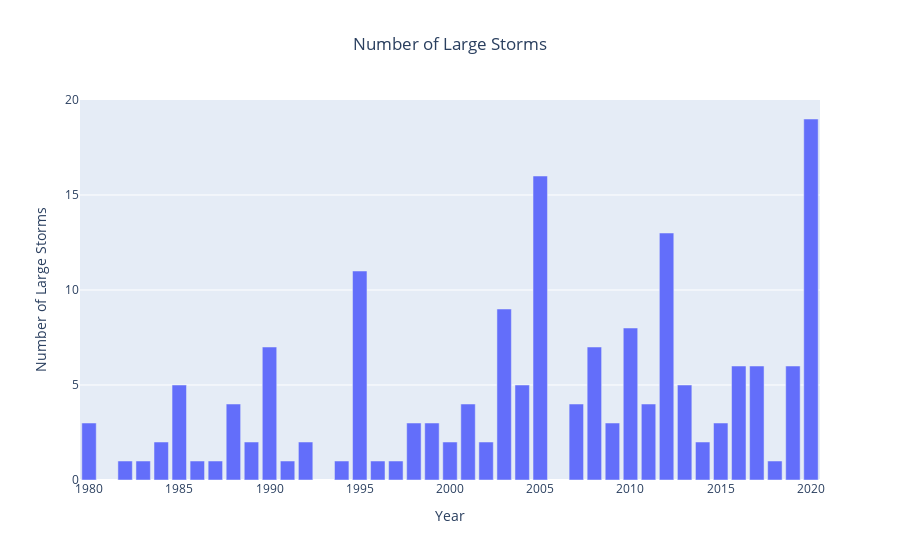

The cell this chart's notebook holds for it:
### Code cell
import plotly.express as px

fig_num = px.bar(count_df, 
                 x='Year', 
                 y='Count', 
                 title = 'Number of Large Storms',
                 labels={'Count':'Number of Large Storms'}
                )

fig_num.update_layout(title_x=0.5)
fig_num.show()

### Figure 1 — Plotly figure (JSON) as saved in the notebook; plotly's stock layout.template omitted (floating-point values rounded to 4 significant figures)
{"data": [{"alignmentgroup": "True", "hovertemplate": "Year=%{x}<br>Number of Large Storms=%{y}<extra></extra>", "legendgroup": "", "marker": {"color": "#636efa"}, "name": "", "offsetgroup": "", "orientation": "v", "showlegend": false, "textposition": "auto", "type": "bar", "x": [1980, 1982, 1983, 1984, 1985, 1986, 1987, 1988, 1989, 1990, 1991, 1992, 1994, 1995, 1996, 1997, 1998, 1999, 2000, 2001, 2002, 2003, 2004, 2005, 2007, 2008, 2009, 2010, 2011, 2012, 2013, 2014, 2015, 2016, 2017, 2018, 2019, 2020], "xaxis": "x", "y": [3, 1, 1, 2, 5, 1, 1, 4, 2, 7, 1, 2, 1, 11, 1, 1, 3, 3, 2, 4, 2, 9, 5, 16, 4, 7, 3, 8, 4, 13, 5, 2, 3, 6, 6, 1, 6, 19], "yaxis": "y"}], "layout": {"barmode": "relative", "legend": {"tracegroupgap": 0}, "title": {"text": "Number of Large Storms", "x": 0.5}, "xaxis": {"anchor": "y", "domain": [0, 1], "title": {"text": "Year"}}, "yaxis": {"anchor": "x", "domain": [0, 1], "title": {"text": "Number of Large Storms"}}}}
